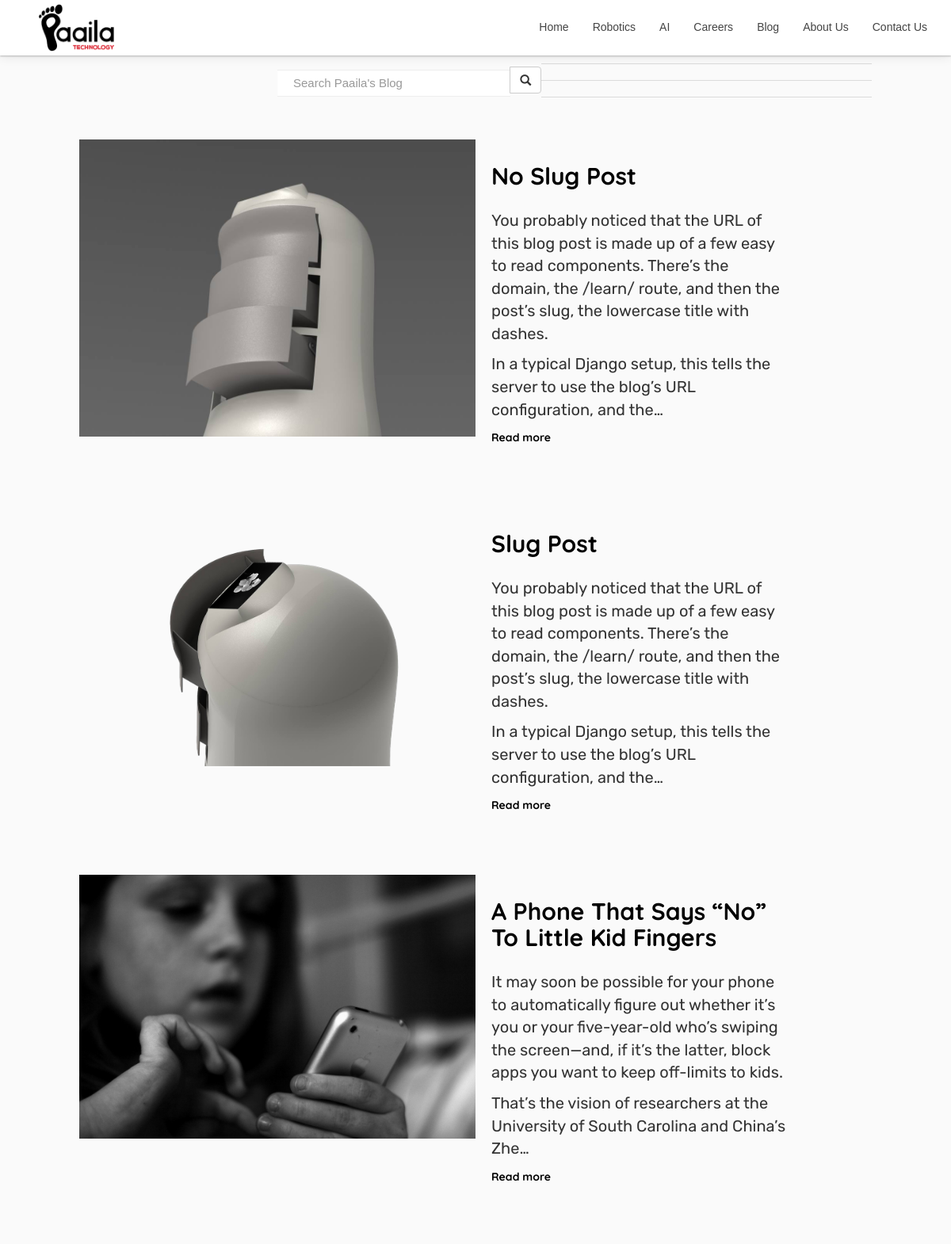
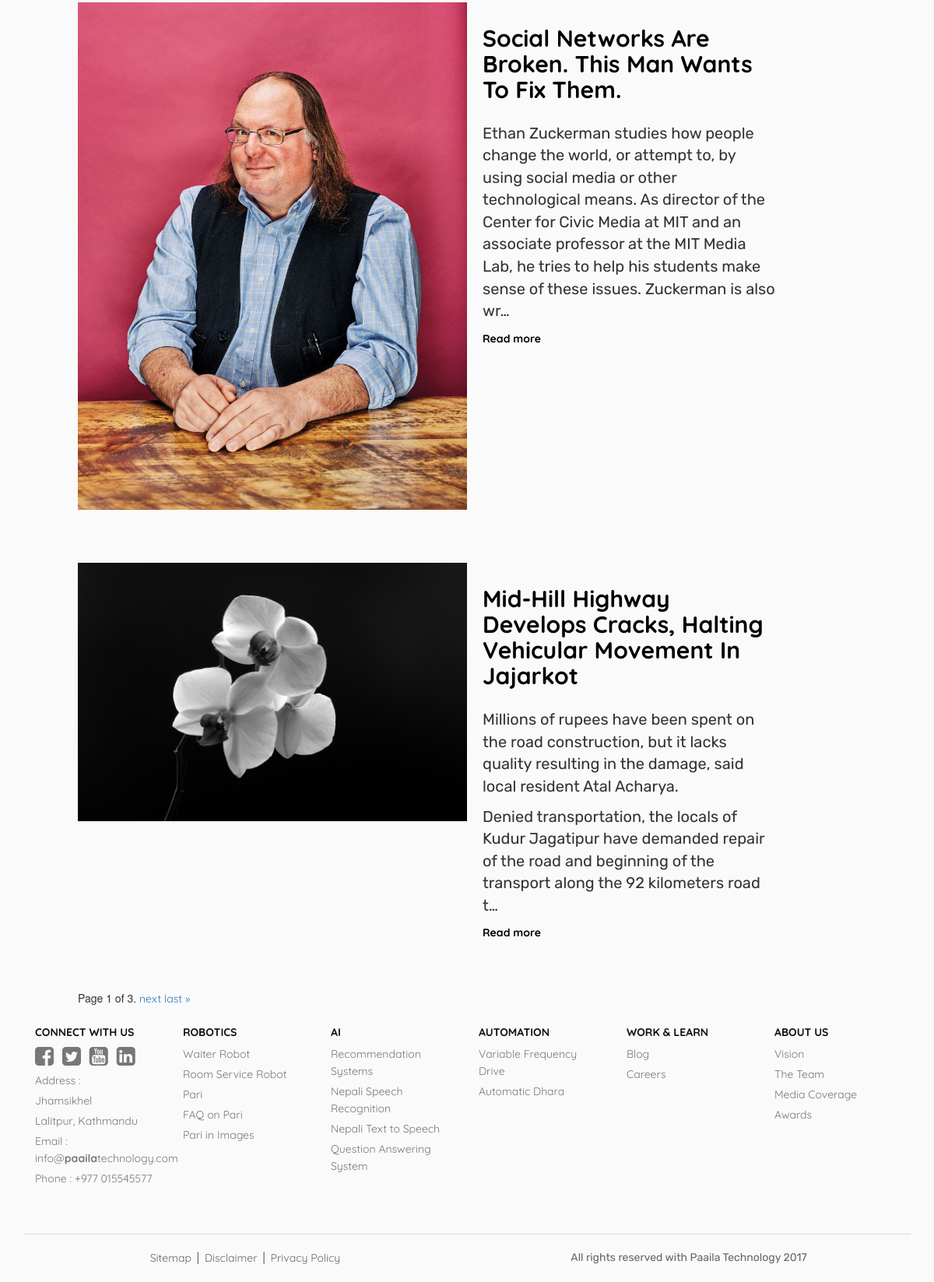
Screenshot of /blog/ with the database file from the repository (2 pictures, top to bottom).
### blog/models.py (models this page shows, shortened)
class Post(models.Model):
    user = models.ForeignKey(settings.AUTH_USER_MODEL, default=1, on_delete=models.CASCADE, )
    title = models.CharField(max_length=120)
    image = models.FileField(null=True, blank=True)
    content = models.TextField()
    keywords = models.CharField(max_length=120, null=True, default='AI, Startup, Robotics, Technology, Nepali')
    updated = models.DateTimeField(auto_now=True, auto_now_add=False)
    published_Date = models.DateTimeField(auto_now=False, auto_now_add=True)
    def get_absolute_url(self):
        return reverse('blog:detail', kwargs={'slug': self.slug(), 'id':self.id})
    def slug(self):
        return slugify(self.title)
    class Meta:
        ordering = ["-id", "-published_Date", "-updated"]

### blog/views.py (the view, shortened to what this page needs)
def listitems(request):
    queryset_list = Post.objects.all()
    query = request.GET.get("q")
    paginator = Paginator(queryset_list, 5)  # Show 25 contacts per page
    page_req_var = "page"
    page = request.GET.get(page_req_var)
    queryset = paginator.get_page(page)
    context = {
        "object_list": queryset,
        "page_req_var": page_req_var
    }
    return render(request, 'list.html', context)

### blog/templates/list.html (shortened to what this page needs)
{% extends "base/base.html" %}
{% load staticfiles %}
{% block content %}
    <div style="marig: 0; padding:0; margin-top: 60px;"
         class="col-sm-10 col-md-10 col-md-offset-1 col-sm-offset-1 contains">
        <div style="padding: 20px 0" class="col-md-4 col-md-offset-3">
            <form class="search-form" role="search">
                <div class="input-group add-on">
                    <input class="form-control" type="text" class="form-control" name="q"
                           placeholder="Search Paaila's Blog"
                           value='{{ request.GET.q }}'>
                    <div class="input-group-btn">
                        <button class="btn btn-default" type="submit"><i class="glyphicon glyphicon-search"></i>
                        </button>
                    </div>
                </div>
            </form>
        </div>
        <div class="list-items">
            {% for obj in object_list %}
                <div class="col-sm-12 post-list"
                     style="margin: 0; padding: 34px 0;">
                    <div class="fixed-div" style="">
                        {% if obj.image %}
                            <div class="list-image col-md-6" style="padding: 0; margin: 0">
                                <a href='{{ obj.get_absolute_url }}'><img
                                        src='{{ obj.image.url }}'
                                        class="img-responsive"/></a>
                            </div>
                        {% endif %}
                        <div class="col-md-5" style="padding: 10px 20px;">
                            <div class="list-text">
                                <h2 style="font-family: 'Cardo', serif;"><a style="text-decoration: none; color: black"
                                                                            href='{{ obj.get_absolute_url }}'><b>{{ obj.title|title }}</b></a>
                                </h2>
                            </div>
                            <div class="list-content"><p
                                    style="font-family: 'Cardo', serif; font-size:20px; padding: 0px 0 5px 0">{{ obj.content| linebreaks | truncatechars:300 }}</p>
                            </div>
                            <a style="text-decoration: none; color:#000;" href='{{ obj.get_absolute_url }}'
                               class="continue"><strong>Read
                                more</strong></a>
                        </div>
                    </div>
                </div>
                <hr>
            {% endfor %}
        </div>
        <div class="col-sm-6 col-sm-offset-4 pagination">
      <span class="step-links">
          <span class="current">
              Page {{ object_list.number }} of {{ object_list.paginator.num_pages }}.
          </span>
          {% if object_list.has_next %}
              <a style="text-decoration: solid" href="?{{ page_req_var }}=
                      {{ object_list.next_page_number }}{% if request.GET.q %}&q={{ request.GET.q }}{% endif %}">next</a>
              <a href="?{{ page_req_var }}=
                      {{ object_list.paginator.num_pages }}{% if request.GET.q %}&q={{ request.GET.q }}{% endif %}">last &raquo;</a>
          {% endif %}
      </span>
        </div>
    </div>
{% endblock %}

### base/templates/base/base.html (shortened to what this page needs)
{% load staticfiles %}
<!DOCTYPE html>
<html lang="en">
<head>
    <link href="http://netdna.bootstrapcdn.com/font-awesome/4.0.3/css/font-awesome.css" rel="stylesheet">
    <link rel="stylesheet" href="https://maxcdn.bootstrapcdn.com/bootstrap/3.3.7/css/bootstrap.min.css">
    <link href="{% static 'base/css/header.css' %}" rel="stylesheet" type="text/css">
    <link href="{% static 'base/css/style.css' %}" rel="stylesheet" type="text/css">
    <link href="{% static 'base/css/footer.css' %}" rel="stylesheet" type="text/css">
    <link href="{% static 'base/css/client.css' %}" rel="stylesheet" type="text/css">
    <link href="{% static 'base/css/faq.css' %}" rel="stylesheet" type="text/css">
    <link href="{% static 'base/css/form.css' %}" rel="stylesheet" type="text/css">
    <link href="{% static 'base/css/slider.css' %}" rel="stylesheet" type="text/css">
    <link href="{% static 'base/css/video.css' %}" rel="stylesheet" type="text/css">
</head>
<body>
<div class="navbar-header navbar-width navbar-fixed-top small" style="">
    <div class="container">
        <a class="navbar-brand" href="/"><img class="img-responsive logo " src="{% static 'base/images/logo.png' %}"
                                              style="display:block"></a>
        <div class="collapse navbar-collapse" id="myNavbar">
            <ul class="nav navbar-nav navbar-right">
                <li class=""><a class="links" href="/">Home</a></li>
                <li class=""><a class="links" href="/robotics">Robotics</a></li>
                <li class=""><a class="links" href="/ai">AI</a></li>
                <li class=""><a class="links" href="/careers">Careers</a></li>
                <li class=""><a class="links" href="/blog">Blog</a></li>
                <li class=""><a class="links" href="/about-us">About Us</a></li>
                <li class=""><a class="links" href="/contact-us">Contact Us</a></li>
            </ul>
        </div>
    </div>
</div>
{% block content %}
{% endblock %}
<div class="container-fluid" style="background:#FAFAFA;padding-top:4vh">
    <div class="container" style="margin-top:25px;margin-bottom:20px">
        <div class="footer-col col-lg-2 col-md-2 col-sm-6">
            <li><a style=" color:#111" class=""><b>CONNECT WITH US</b></a>&nbsp
            </li>
            <ul>
                <li>
                    <a href="https://www.facebook.com/paailatechnology/" class="text-muted"><i
                            class="fa fa-facebook-square fa-2x" aria-hidden="true">&nbsp</i></a>
                    <a href="https://www.twitter.com/paailatech/" class="text-muted"><i
                            class="fa fa-twitter-square fa-2x" aria-hidden="true">&nbsp</i></a>
                    <a href="https://www.youtube.com/channel/UC1JSYs_R9Bk8C78zUymRFvg" class="text-muted"><i
                            class="fa fa-youtube-square fa-2x" aria-hidden="true">&nbsp</i></a>
                    <a href="https://www.linkedin.com/paailatechnology/" class="text-muted"><i
                            class="fa fa-linkedin-square fa-2x" aria-hidden="true">&nbsp</i></a>
                </li>
                <li><a class="text-muted" style="text-decoration:none">Address :</a></li>
                <li><a class="text-muted" style="text-decoration:none">Jhamsikhel</a></li>
                <li><a class="text-muted" style="text-decoration:none">Lalitpur, Kathmandu</a></li>
                <li><a class="text-muted" style="text-decoration:none">Email : info@<strong>paaila</strong>technology.com</a>
                </li>
                <li><a class="text-muted" style="text-decoration:none">Phone : +977 015545577</a></li>
            </ul>
        </div>
        <div class="footer-col col-lg-2 col-md-2 col-sm-6">
            <li>
                <a href="/robotics" style="color:#111" class=""><b>ROBOTICS</b></a>&nbsp
            </li>
            <ul>
                <li><a href="/robotics/waiter" class="text-muted">Waiter Robot</a></li>
                <li><a href="/robotics/room-service" class="text-muted">Room Service Robot</a></li>
                <li><a href="/robotics/pari" class="text-muted">Pari</a></li>
                <li><a href="/robotics#faq" class="text-muted">FAQ on Pari</a></li>
                <li><a href="/robotics#images" class="text-muted">Pari in Images</a></li>
            </ul>
        </div>
        <div class="footer-col col-lg-2 col-md-2 col-sm-6">
            <li>
                <a href="/ai" style="color:#111" class=""><b>AI</b></a>&nbsp
            </li>
            <ul>
                <li><a href="/ai#recommendation-system" class="text-muted">Recommendation Systems</a></li>
                <li><a href="/ai#nepali-speech-recognition" class="text-muted">Nepali Speech Recognition</a></li>
                <li><a href="/ai#nepali-text-to-speech" class="text-muted">Nepali Text to Speech</a></li>
                <li><a href="/ai#query-answering-system" class="text-muted">Question Answering System</a></li>
            </ul>
        </div>
        <div class="footer-col col-lg-2 col-md-2 col-sm-6">
            <li>
                <a href="/vfd" style="color:#111" class=""><b>AUTOMATION</b></a>&nbsp
            </li>
            <ul>
                <li><a href="/vfd" class="text-muted">Variable Frequency Drive</a></li>
                <li><a href="/automaticdhara" class="text-muted">Automatic Dhara</a></li>
            </ul>
        </div>
        <div class="footer-col col-lg-2 col-md-2 col-sm-6">
            <li>
                <a style="color:#111" class=""><b>WORK & LEARN</b></a>&nbsp
            </li>
            <ul>
                <li><a href="/blog" class="text-muted">Blog</a></li>
                <li><a href="/careers" class="text-muted">Careers</a></li>
            </ul>
        </div>
        <div class="footer-col col-lg-2 col-md-2 col-sm-6">
            <li>
                <a href="/about-us" style="color:#111" class=""><b>ABOUT US</b></a>&nbsp
            </li>
            <ul>
                <li><a href="/about-us#vision" class="text-muted">Vision</a></li>
                <li><a href="/about-us#the-team" class="text-muted">The Team</a></li>
                <li><a href="/media-and-press" class="text-muted">Media Coverage</a></li>
                <li><a href="/#awards" class="text-muted">Awards</a></li>
            </ul>
        </div>
    </div>
    <div class="container" style="text-align:center">
        <hr>
        <div class="copyright-message">
            <div class="col-sm-6">
                <p><a href="#">Sitemap</a> &nbsp|&nbsp
                    <a href="#">Disclaimer</a> &nbsp|&nbsp
                    <a href="#">Privacy Policy</a>
                </p>
            </div>
            <div class="col-sm-6">
                <p style="">All rights reserved with Paaila Technology 2017</p>
            </div>
        </div>
    </div>
</div>

### base/static/base/css/header.css (style rules this page uses)
.logo { height :60px; width:100px; }
.small, .large { height: 55px; box-shadow: 0 0px 14px rgba(0,0,0,0.12), 0 1px 2px rgba(0,0,0,0.24); transition: all 0.7s ease; background: rgba(255,255,255,1); }
.small a, .large a { font-size: 14px; padding-top: 5px; padding: 0px; text-decoration: none; color: #444; transition: padding-top 0.5s ease; }
.navbar-collapse { transition: all 1s ease; }
@media screen and (min-width: 1000px) { .large .logo { height :80px; width:131px; margin-top:-5px; transition: all 0.1s linear; } }
@media screen and (min-width: 1000px) { .large { height: 70px; background: rgb(255,255,255); transition: height 0.5s ease; } }
@media screen and (min-width: 1000px) { .large li a { color: #444; background: inherit; padding-top: 20px; } }

### base/static/base/css/style.css (style rules this page uses)
.navbar-header a { font-family: 'Source Sans Pro', sans-serif; }
h1,h2,h3 { font-family: 'Raleway', sans-serif; font-family: 'Josefin Sans', sans-serif; font-family: 'Quicksand', sans-serif; font-family: 'Boogaloo', cursive; font-family: 'Dosis', sans-serif; }
a { font-family: 'Nunito', sans-serif; font-family: 'Quicksand', sans-serif; }
p { font-family: 'Rubik', sans-serif; font-size: 20px; }
hr { border-top:1px solid #DBDBDB; }

### base/static/base/css/footer.css (style rules this page uses)
.footer-col { margin-bottom: 8px; padding-bottom: 8px; }
ul, ol, li { list-style: none; padding: 2px 0px; margin: auto; line-height: 1.5; }
.copyright-message p, .copyright-message a { font-size: 14px; margin: 0px 0 20px 0; color: #666; }
.col-lg-2 a, .col-md-2 a, .col-sm-3 a, .footer-col a { margin: 0; }

### base/static/base/css/form.css (style rules this page uses)
form { max-width: 500px; }
textarea, input[type=text], input[type=tel], input[type=textarea],input[type=email], select { width: 100%; padding: 12px 20px; margin: 8px 0; display: inline-block; border-width: 0 0 1px 0; border-color: #EEE; border-style: solid; border-radius: 0px; box-sizing: border-box; resize: none; font-family: 'Proza Libre', sans-serif; font-size: 15px; }

### rows the page displays
Post: image (picture), title "No Slug Post", content "You probably noticed that the URL of this blog post is made up of a few easy to read components. There’s the domain, the /learn/ route, and then the post’s slug, the lowercase title with dashes. In a typical Django setup, this tells the server to use the blog’s URL configuration, and the…"
Post: image (picture), title "Slug Post", content "You probably noticed that the URL of this blog post is made up of a few easy to read components. There’s the domain, the /learn/ route, and then the post’s slug, the lowercase title with dashes. In a typical Django setup, this tells the server to use the blog’s URL configuration, and the…"
Post: image (picture), title "A Phone That Says “No” To Little Kid Fingers", content "It may soon be possible for your phone to automatically figure out whether it’s you or your five-year-old who’s swiping the screen—and, if it’s the latter, block apps you want to keep off-limits to kids. That’s the vision of researchers at the University of South Carolina and China’s Zhe…"
Post: image (picture), title "Social Networks Are Broken. This Man Wants To Fix Them.", content "Ethan Zuckerman studies how people change the world, or attempt to, by using social media or other technological means. As director of the Center for Civic Media at MIT and an associate professor at the MIT Media Lab, he tries to help his students make sense of these issues. Zuckerman is also wr…"
Post: image (picture), title "Mid-Hill Highway Develops Cracks, Halting Vehicular Movement In Jajarkot", content "Millions of rupees have been spent on the road construction, but it lacks quality resulting in the damage, said local resident Atal Acharya. Denied transportation, the locals of Kudur Jagatipur have demanded repair of the road and beginning of the transport along the 92 kilometers road t…"

### other values shown
{{ object_list.number }} "1"
{{ object_list.paginator.num_pages }} "3"
